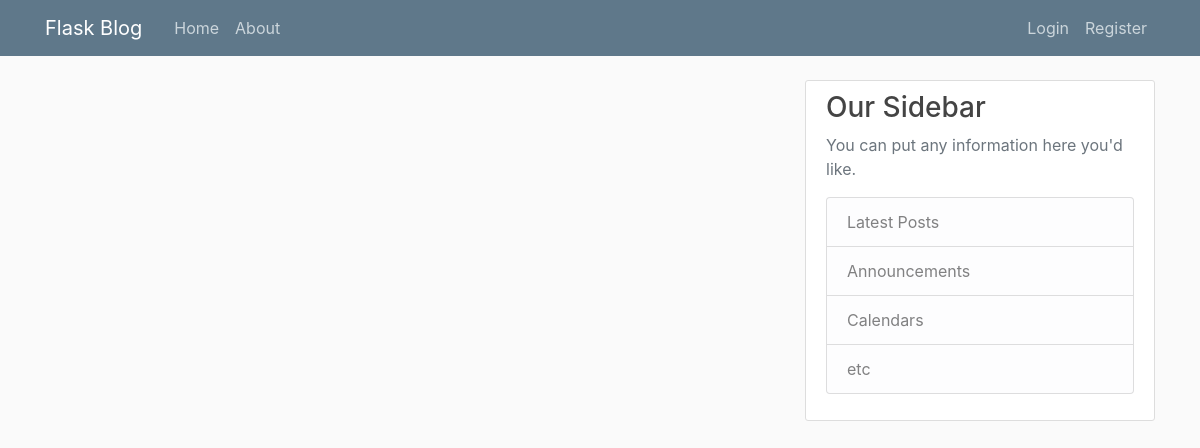
The app's page /home, older data.
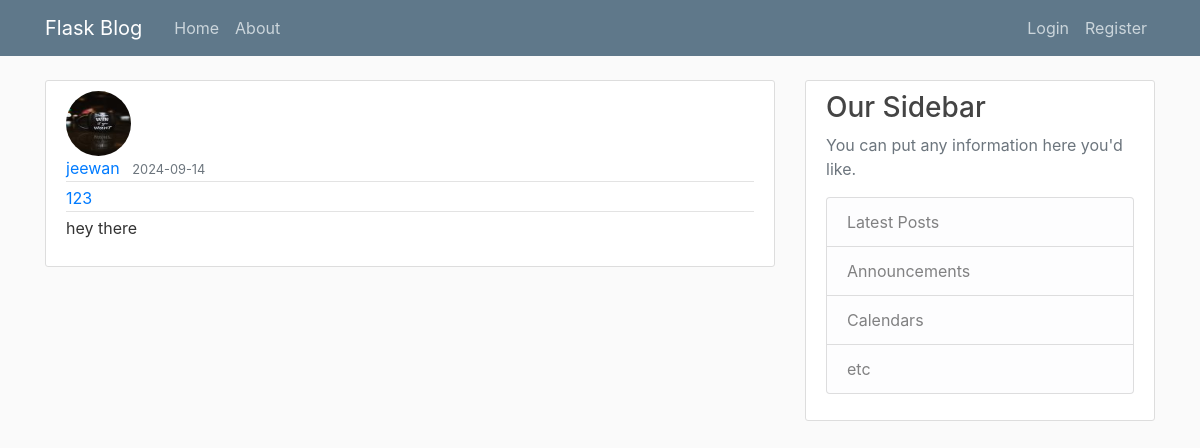
The same page, newer data.
### application/models.py (models this page shows, shortened)
class Post(db.Model):
    id = db.Column(db.Integer, primary_key=True)
    title = db.Column(db.String(120), nullable=False)
    date = db.Column(db.DateTime, nullable=False, default=datetime.utcnow)
    content = db.Column(db.Text, nullable=False)
    user_id = db.Column(db.Integer, db.ForeignKey('user.id'), nullable=False)

class User(db.Model,UserMixin):
    id = db.Column(db.Integer, primary_key=True)
    username = db.Column(db.String(20), unique=True, nullable=False)
    email = db.Column(db.String(120), unique=True, nullable=False)
    image_file = db.Column(db.String(20), nullable=False, default='default.jpg')
    password = db.Column(db.String(60), nullable=False)
    posts = db.relationship('Post', backref='author', lazy=True)

### application/routes.py (the view)
@app.route("/")
@app.route("/home")
def home():
    page= request.args.get('page',1,type=int)
    posts = Post.query.order_by(Post.date.desc()).paginate(page=page,per_page=3)
    return render_template('home4.html', posts=posts)

### application/templates/home4.html
{% extends "layoutform.html" %}
{% block content %}
    {% for post in posts %}
    <article class="media content-section">
        <div class="media-body">
          <img class="rounded-circle article-img" src="{{ url_for('static', filename='profile_pics/' + post.author.image_file) }}">
          <div class="article-metadata">
            <a class="mr-2" href="#">{{ post.author.username }}</a>
            <small class="text-muted">{{ post.date.strftime('%Y-%m-%d') }}</small>
          </div>
          <div class="article-metadata">
            <a class="mr-2" href="{{url_for('post',post_id=post.id)}}">{{ post.title }}</a>
          </div>
          <p class="article-content">{{ post.content }}</p>
        </div>
      </article>
    {% endfor %}
{% endblock content %}

Row changes from the older to the newer data that the page shows:
added Post: image_file (picture), author.username "jeewan", date "2024-09-14", title "123", content "hey there"
